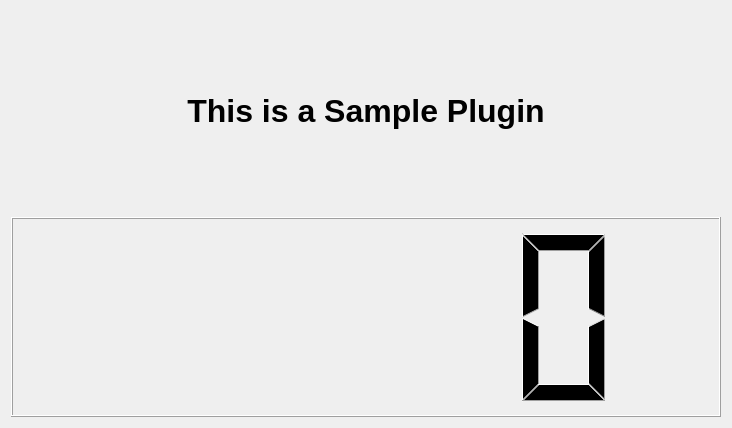
<?xml version="1.0" encoding="UTF-8"?>
<ui version="4.0">
 <class>SamplePlugin</class>
 <widget class="QWidget" name="SamplePlugin">
  <property name="geometry">
   <rect>
    <x>0</x>
    <y>0</y>
    <width>732</width>
    <height>428</height>
   </rect>
  </property>
  <property name="font">
   <font>
    <pointsize>24</pointsize>
    <weight>75</weight>
    <bold>true</bold>
   </font>
  </property>
  <property name="windowTitle">
   <string>SamplePlugin</string>
  </property>
  <property name="autoFillBackground">
   <bool>false</bool>
  </property>
  <layout class="QVBoxLayout" name="verticalLayout">
   <item>
    <widget class="QLabel" name="label">
     <property name="text">
      <string>This is a Sample Plugin</string>
     </property>
     <property name="alignment">
      <set>Qt::AlignCenter</set>
     </property>
    </widget>
   </item>
   <item>
    <widget class="QLCDNumber" name="lcdNumber"/>
   </item>
  </layout>
 </widget>
 <resources/>
 <connections/>
</ui>
